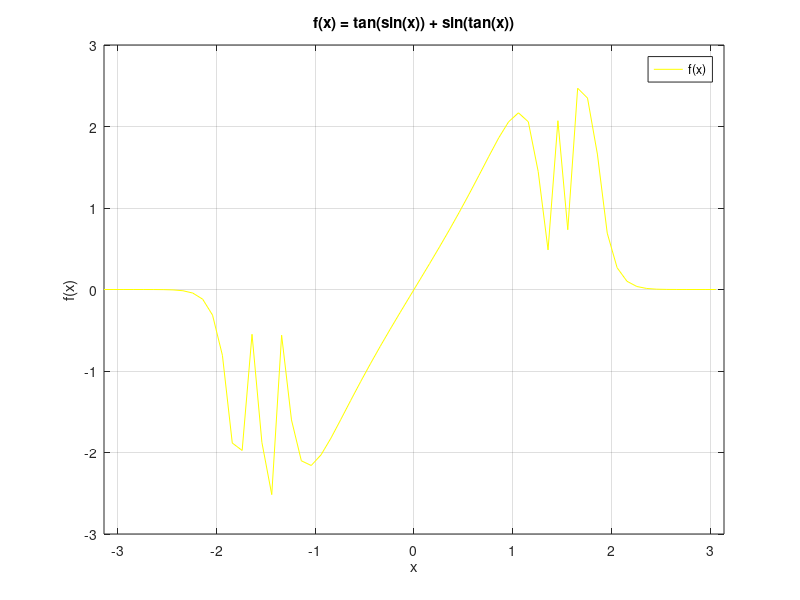
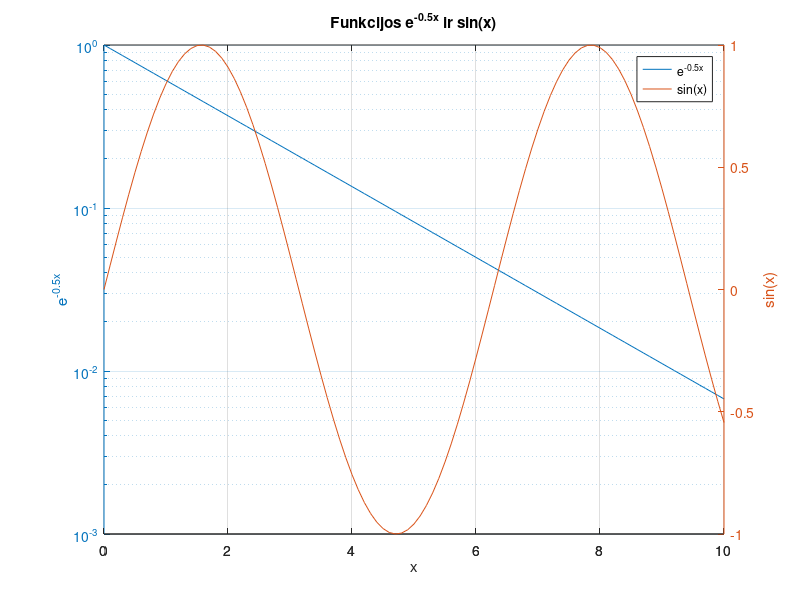
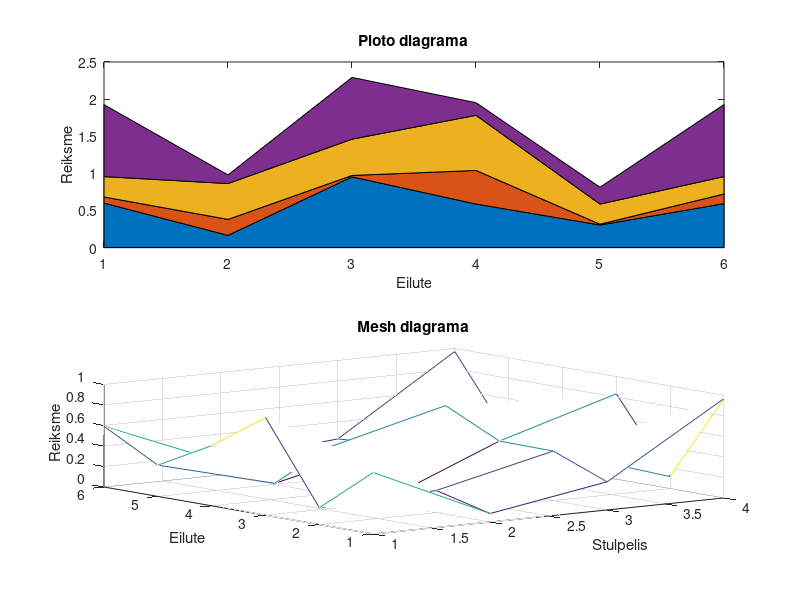
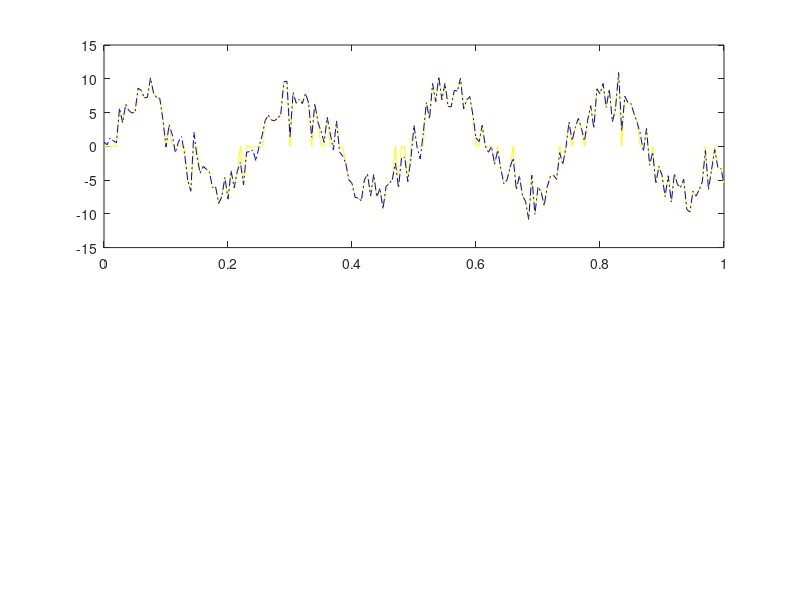

Recreate these plots in MATLAB, in order. (Note: this script raises an error after producing the figures.)
x = -pi:0.1:pi;
y = tan(sin(x)) + sin(tan(x));

figure(1)
plot(x, y, 'y')
axis([-pi pi -3 3])
title('f(x) = tan(sin(x)) + sin(tan(x))')
xlabel('x')
ylabel('f(x)')
legend('f(x)')
grid on

x2 = 0:0.1:10;
y1 = exp(-0.5*x2);
y2 = sin(x2);

figure(2)
[ax, h1, h2] = plotyy(x2, y1, x2, y2, 'semilogy', 'plot');
title('Funkcijos e^{-0.5x} ir sin(x)')
xlabel('x')
ylabel(ax(1), 'e^{-0.5x}')
ylabel(ax(2), 'sin(x)')
legend([h1 h2], 'e^{-0.5x}', 'sin(x)')
grid on

N = 6;
M = 4;
Z = rand(N, M)

figure(3)
subplot(2, 1, 1)
area(Z)
title('Ploto diagrama')
xlabel('Eilute')
ylabel('Reiksme')

subplot(2, 1, 2)
mesh(Z)
title('Mesh diagrama')
xlabel('Stulpelis')
ylabel('Eilute')
zlabel('Reiksme')

t = 0:0.005:1;
A = 7;
f = 4;
sigma = 2;
U1 = 4.5;
U2 = 2.5;

n = sigma * randn(size(t));
s = A * sin(2*pi*f*t) + n;

s_filtruotas = s;
s_filtruotas(abs(s) < U2) = 0;

t_atrinktas = t(s > U1);
s_atrinktas = s(s > U1);

yra_max = s_atrinktas == max(s_atrinktas);
yra_min = s_atrinktas == min(s_atrinktas);

figure(4)
subplot(2, 1, 1)
plot(t, s_filtruotas, 'y-', t, s, 'b-.')
yline(U1, 'g', 'LineWidth', 1.5)
yline(U2, 'r--')
axis([0 1 min(s)-1 max(s)+1])
title('Pradinis ir filtruotas signalai')
xlabel('Laikas, s', 'Color', 'b', 'FontSize', 12)
ylabel('Itampa, V', 'Color', 'b', 'FontSize', 12)
legend('Filtruotas', 'Pradinis', 'U_1', 'U_2')
grid on

subplot(2, 1, 2)
stem(t_atrinktas, s_atrinktas)
hold on
plot(t_atrinktas(yra_max), s_atrinktas(yra_max), 'rs')
plot(t_atrinktas(yra_min), s_atrinktas(yra_min), 'm^')
hold off
axis([0 1 0 max(s)+1])
title('Reiksmes, didesnes uz U_1')
xlabel('Laikas, s', 'Color', 'b', 'FontSize', 12)
ylabel('Itampa, V', 'Color', 'b', 'FontSize', 12)
legend('s > U_1', 'Maksimumas', 'Minimumas')
grid on
